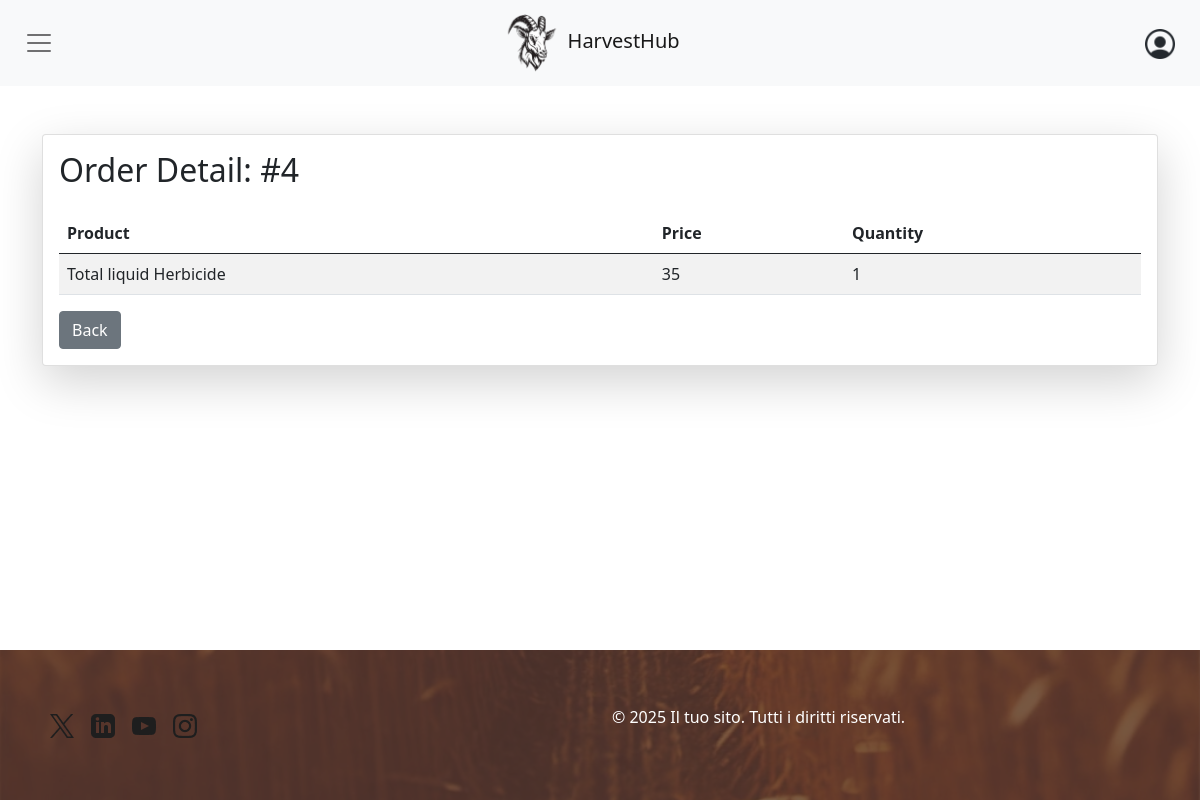
The page /order-detail.php?ordernum=4 (signed in) on the database as committed earlier.
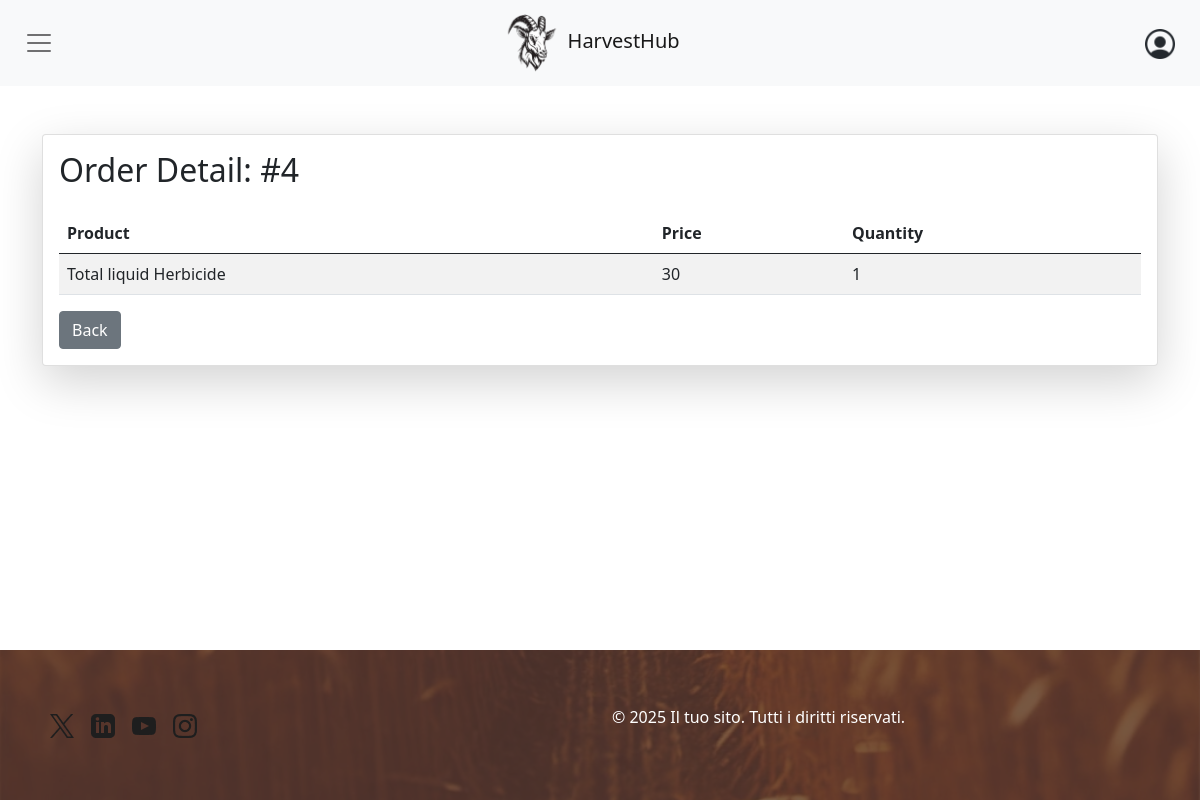
The same page on the database as committed later.
### tables this page shows
CREATE TABLE `richiesta` (
  `riferimento` int(11) NOT NULL,
  `codProdotto` int(11) NOT NULL,
  `quantita` int(11) NOT NULL
);

CREATE TABLE `PRODOTTO` (
  `codProdotto` int(11) NOT NULL,
  `nome` varchar(64) NOT NULL,
  `prezzo` FLOAT NOT NULL,
  `descrizione` varchar(100) NOT NULL,
  `immagine` varchar(200) NOT NULL,
  `disponibilita` int(11) NOT NULL,
  `App_nome` varchar(32) DEFAULT NULL
);

### order-detail.php (called while the page is built)
<?php
require_once 'bootstrap.php';
$templateParams["titolo"] = "Order detail - HarverstHub";
$templateParams["nome"] = "detail-table.php";
$templateParams["styleSheet"] = "css/index.css";
$templateParams["includeSearchbar"] = false;
if (!isUserLoggedIn() && !isAdminLoggedIn()) {
  $templateParams["previousPage"] = "orders.php";
  header('Location: login.php');
  exit;
}
else {
  if(isset($_GET["ordernum"])) {
    $templateParams["orderDetails"] = $dbh->getOrderDetails($_GET["ordernum"]);
    $templateParams["orderNumber"] = $_GET["ordernum"];
  }
}
require 'template/base.php';
?>

### db/database.php (called while the page is built, shortened)
<?php
class DatabaseHelper
{
    private $db;
    public function __construct($servername, $username, $password, $dbname, $port)
    {
        $this->db = new mysqli($servername, $username, $password, $dbname, $port);
    }
    public function getOrderDetails($order_id)
    {
        $stmt = $this->db->prepare("SELECT prodotto.nome, richiesta.quantita, prodotto.prezzo FROM richiesta, prodotto WHERE richiesta.riferimento=? AND richiesta.codProdotto=prodotto.codProdotto");
        $stmt->bind_param("i", $order_id);
        $stmt->execute();
        $result = $stmt->get_result();
        return $result->fetch_all(MYSQLI_ASSOC);
    }
}

### bootstrap.php (called while the page is built, shortened)
<?php
require_once("utils/functions.php");
require_once("db/database.php");
$dbh = new DatabaseHelper("localhost", "root", "", "HarvestHub", 3306);
?>

### utils/functions.php (called while the page is built, shortened)
<?php
function isAdminLoggedIn() {
    return isset($_SESSION["logged"]) && isset($_SESSION["admin"]) && $_SESSION["logged"] && $_SESSION["admin"];
}

### template/detail-table.php (the view)
<div class="container mt-5">
    <div class="card shadow-lg">
      <div class="card-body">
        <h2 class="mb-4">Order Detail: #<?php echo $templateParams["orderNumber"] ?></h2>
        <table class="table table-striped">
          <thead>
            <tr>
              <th>Product</th>
              <th>Price</th>
              <th>Quantity</th>
            </tr>
          </thead>
          <tbody>
            <?php foreach($templateParams["orderDetails"] as $item): ?>
            <tr>
              <td><?php echo $item["nome"] ?></td>
              <td><?php echo $item["prezzo"] ?></td>
              <td><?php echo $item["quantita"] ?></td>
            </tr>
            <?php endforeach; ?>
          </tbody>
        </table>
        <a href="<?php if(isAdminLoggedIn()) echo "./admin-orders.php"; else if(isUserLoggedIn()) echo "./orders.php"; ?>" class="btn btn-secondary">Back</a>
      </div>
    </div>
  </div>

Rows that differ between the two databases and show on the page:
changed through a linked row, richiesta "Total liquid Herbicide": codProdotto.prezzo "35" → "30"
